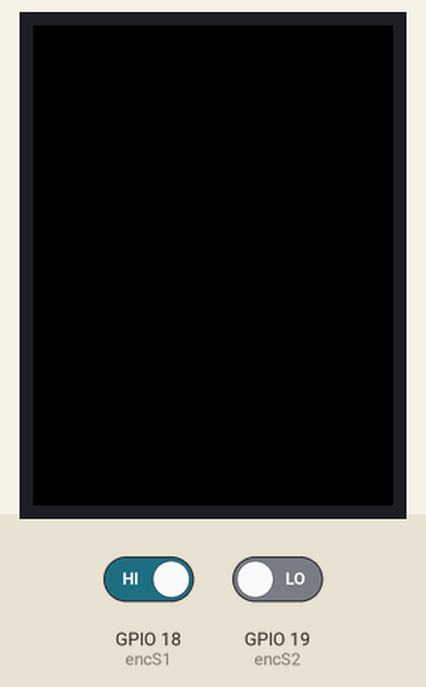
Simulated run of this sketch. Board: ESP32. Shown: 240×320 colour display. The test bench sets the inputs (shaded band); at power-on: GPIO 18 (encS1) HIGH, GPIO 19 (encS2) LOW. What the sketch prints to the serial monitor is not drawn.

Above: at 1.4 s.
1.5 s: GPIO 18 (encS1) driven LOW
3.0 s: GPIO 18 (encS1) driven HIGH
At 3.3 s:
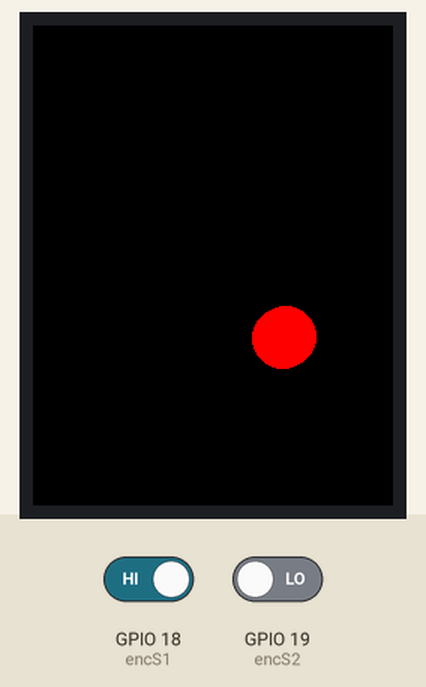
4.5 s: GPIO 18 (encS1) driven LOW
At 5.8 s:
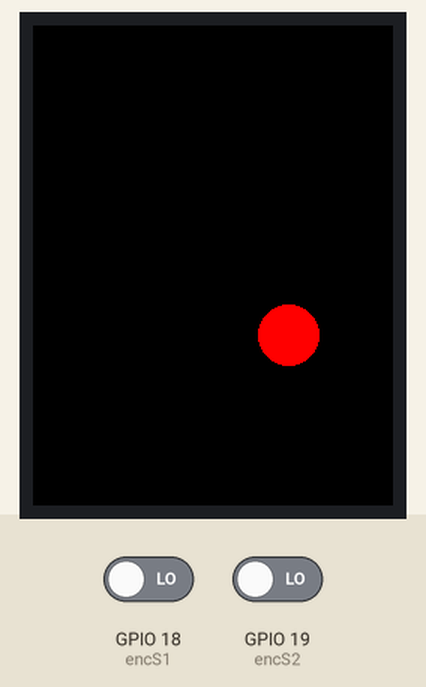
Timing chart, 0 to 7.5 s (numbered marks = the images above; inputs shaded):
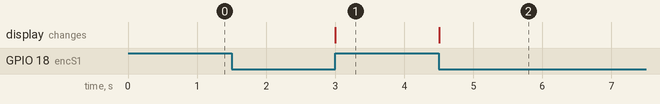

Measured:
- after the input at 1.5 s, every drawn part: stays the same
- after the input at 3.0 s, the display: first changes at once (image 1 shows a later state)
- after the input at 4.5 s, the display: first changes at once (image 2 shows a later state)

The sketch:

sketch_feb17a_TFT_copy_20250219041831.ino
```cpp
#include "TFT_eSPI.h"
#define encS1 18
#define encS2 19

TFT_eSPI tft = TFT_eSPI();
TFT_eSprite text = TFT_eSprite(&tft);

static int current = 0;
int xTemp;
int x = 60;
bool curMult = true;
float xRad;
int circlePosX;
int circlePosY;
int circlePrevX;
int circlePrevY;
int curs1, curs2;
int prevS1;
bool encFlag = true;

void drawCircleOnCur(int x, bool toLow) {   //отрисовка линии по краю дисплея
  if (toLow){
    xRad = radians(x + 1);
    circlePosY = 120 + (100 * sin(xRad));
    circlePosX = 120 + (100 * cos(xRad));
    tft.fillCircle(circlePosX, circlePosY, 20, TFT_BLACK);
  }
    xRad = radians(x);
    circlePosY = 120 + (100 * sin(xRad));
    circlePosX = 120 + (100 * cos(xRad));
    tft.fillCircle(circlePosX, circlePosY, 20, TFT_RED);
}

void drawVolumeText(int vol){ //отрисовка текстка


}


void setup() {
  tft.init();
  tft.fillScreen(TFT_BLACK);
  text.createSprite(120, 40);
  text.fillSprite(TFT_WHITE);
  pinMode(encS1, INPUT);
  pinMode(encS2, INPUT);
  prevS1 = digitalRead(encS1);
  Serial.begin(115200);
}


void loop() {
  curs1 = digitalRead(encS1);
  if (curs1 != prevS1){
    curs2 = digitalRead(encS2);
    if(encFlag){
    if (curs1 == curs2){
      current--;
    }else{
      current++;
    }
    prevS1 = curs1;
    encFlag = !encFlag;
    Serial.println(current);
    }else{
      encFlag = !encFlag;
    }
  }

  current = constrain(current, 0, 100);
  xTemp = map(current, 0, 100, 60, 300);

  if(xTemp > x){
    x = x + 1;
    drawCircleOnCur(x, false);
  }else if(xTemp < x){
    x = x - 1;
    drawCircleOnCur(x, true);
  }


}
```
